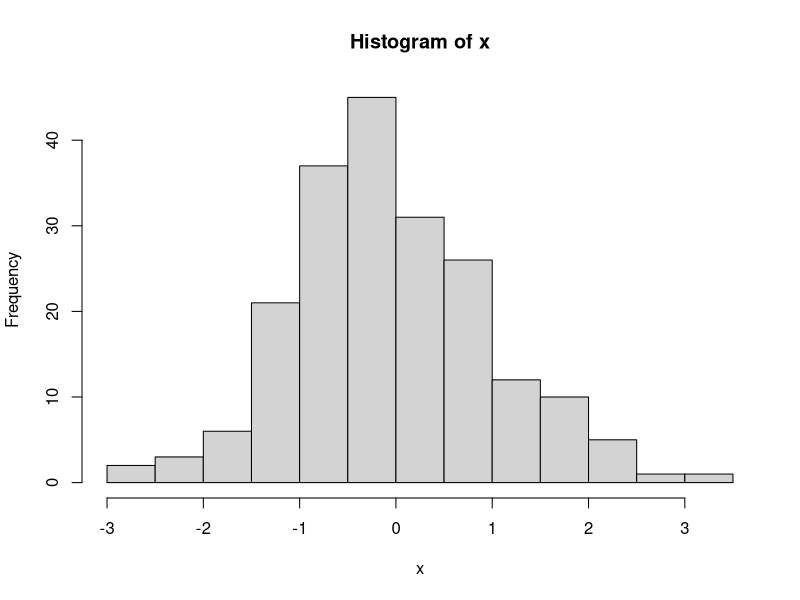

Here is the R script that generated this plot: (Note: this script raises an error after producing the figure.)
my.display <- function(x, display = FALSE, type = "", prob = TRUE) {
	#type = 'hist' || 'density'
	if (display & type == "") {
		return(cat("Please specify type as either hist or density"))
	} else if (display & type == 'hist') {
		return(hist(x, freq = prob))
	} else if (display & type == 'density') {
		return(density(x))
	} else {
		#return('N args specified')
		median(x)
	}
	#cat('summary of input:\n', summary(x))
}
set.seed(1234)
my.data<-rnorm(200)
my.display(my.data)
my.display(my.data,display=TRUE,type="hist")
my.display(my.data,display=TRUE,type="hist",probValue=TRUE)
my.display(my.data,display=TRUE,type="density")
my.display(my.data,display=TRUE)